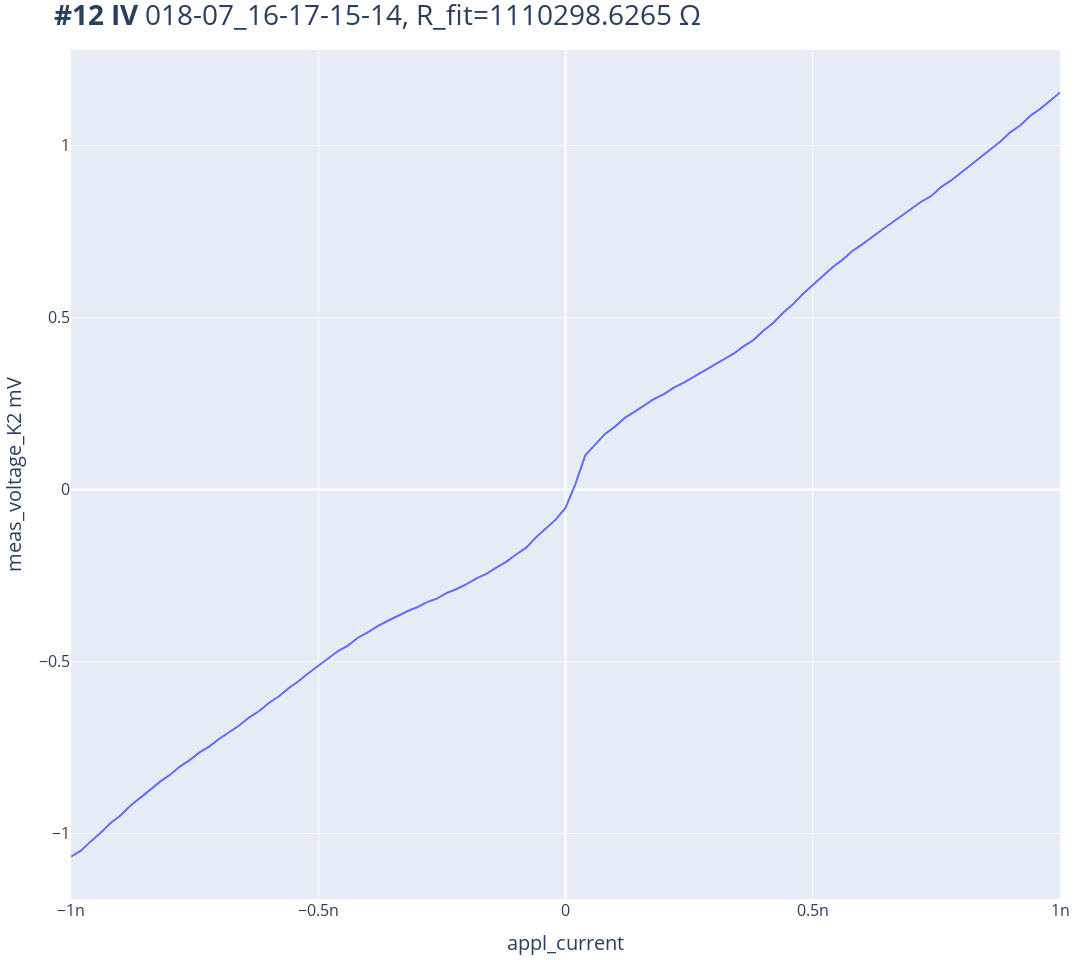
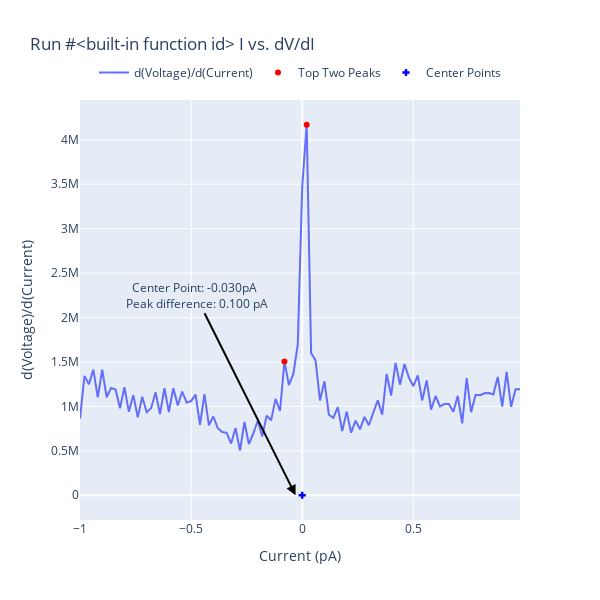

Notebook code cell kept with these figures, in order:
### Code cell
# I = 1e-6
I = 1e-9
appl_current(-I)
sleep(1)

# exp = qc.new_experiment('IV', sample_name='018_1kOhm')
exp = qc.new_experiment('IV', sample_name='018-07_16-17-15-14')

dataid = do1d(appl_current, -I ,I, 101, 0.01,meas_voltage_K2,)
# dataid = do1d(appl_current, 6e-6 , -6e-6, 251, 0.01, meas_voltage_K1)
# ivvi.set_dacs_zero()

appl_current(0)
# plot = plot_by_id(dataid)
print(f"R = {get_R_from_IV(dataid)}")
IV(dataid)
IV_diff(dataid)
